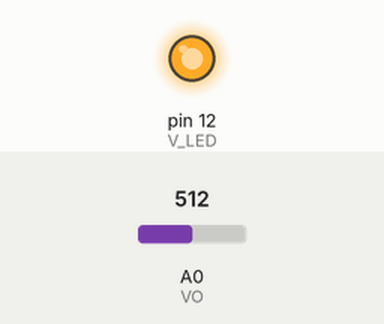
Simulated run of this sketch. Board: Arduino Uno, built with avr-gcc and run on an emulated ATmega328P. Shown: output pins drawn as LEDs (lit = HIGH). Inputs (shaded band) come from the test bench; at power-on: A0 (VO) = 512. What the sketch prints to the serial monitor is not drawn.

Above: at 0.1 s.
Timing chart, 0 to 1.6 s (numbered marks = the images above):
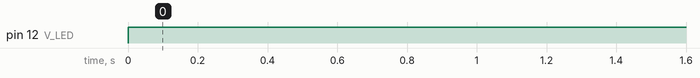

Measured:
- by itself, pin 12 (V_LED): LOW → HIGH at 0.00 s

The sketch:

sketch_sep17a.ino
```cpp
int VO = A0;
int V_LED = 12;
float VO_value = 0;
float Voltage = 0;
float dustDensity = 0;

void setup() {
  // put your setup code here, to run once:
  Serial.begin(9600);
  pinMode(V_LED, OUTPUT);
  pinMode(VO, INPUT);
}

void loop() {
  // put your main code here, to run repeatedly:
  digitalWrite(V_LED, LOW);
  delayMicroseconds(280);
  VO_value = analogRead(VO);
  delayMicroseconds(40);
  digitalWrite(V_LED, HIGH);
  delayMicroseconds(9600);

  Voltage = VO_value * 5.0 / 1023.0;
  dustDensity = (Voltage - 0.3) / 0.005;

  Serial.print("Voltage: ");
  Serial.println(Voltage);
  Serial.print("Dust Density: ");
  Serial.println(dustDensity);

  delay(1000);
}
```
